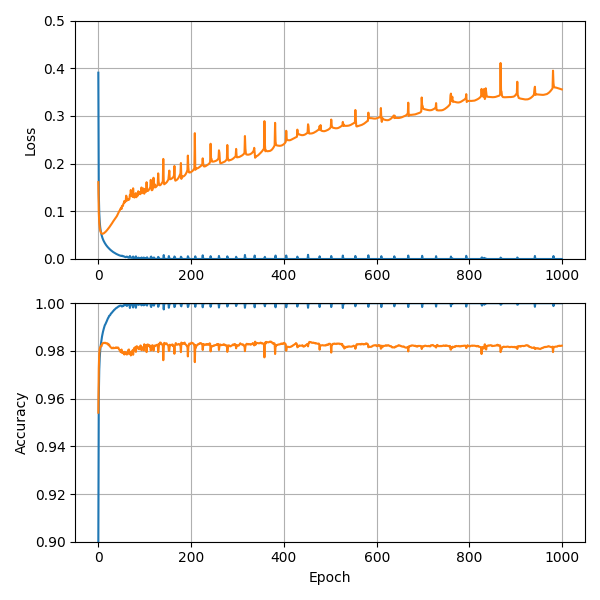

Reproduce this figure in gnuplot.
from matplotlib import pyplot as plt
import numpy as np

history = np.loadtxt('cnn02.txt')

plt.figure(figsize = (6, 6), tight_layout = True)

plt.subplot(2, 1, 1)
plt.plot(history[:, 1])
plt.plot(history[:, 3])
plt.grid()
plt.ylim(0., 0.5)
plt.ylabel('Loss')

plt.subplot(2, 1, 2)
plt.plot(history[:, 2])
plt.plot(history[:, 4])
plt.grid()
plt.ylim(0.9, 1.)
plt.ylabel('Accuracy')
plt.xlabel('Epoch')

epoch = history[:, 4].argmax()
print(epoch, history[epoch, 4])

plt.show()
